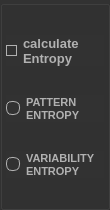
           <widget class="QGroupBox" name="displayGraphs_7">
            <property name="minimumSize">
             <size>
              <width>110</width>
              <height>210</height>
             </size>
            </property>
            <property name="maximumSize">
             <size>
              <width>110</width>
              <height>220</height>
             </size>
            </property>
            <property name="cursor">
             <cursorShape>ArrowCursor</cursorShape>
            </property>
            <property name="styleSheet">
             <string notr="true">QToolTip
{
     border: 1px solid black;
     background-color: #ffa02f;
     padding: 1px;
     border-radius: 3px;
     opacity: 100;
}

QWidget
{
    color: #b1b1b1;
    background-color: #323232;
}

QWidget:item:hover
{
    background-color: QLinearGradient( x1: 0, y1: 0, x2: 0, y2: 1, stop: 0 #ffa02f, stop: 1 #ca0619);
    color: #000000;
}

QWidget:item:selected
{
    background-color: QLinearGradient( x1: 0, y1: 0, x2: 0, y2: 1, stop: 0 #ffa02f, stop: 1 #d7801a);
}

QMenuBar::item
{
    background: transparent;
}

QMenuBar::item:selected
{
    background: transparent;
    border: 1px solid #ffaa00;
}

QMenuBar::item:pressed
{
    background: #444;
    border: 1px solid #000;
    background-color: QLinearGradient(
        x1:0, y1:0,
        x2:0, y2:1,
        stop:1 #212121,
        stop:0.4 #343434/*,
        stop:0.2 #343434,
        stop:0.1 #ffaa00*/
    );
    margin-bottom:-1px;
    padding-bottom:1px;
}

QMenu
{
    border: 1px solid #000;
}

QMenu::item
{
    padding: 2px 20px 2px 20px;
}

QMenu::item:selected
{
    color: #000000;
}

QWidget:disabled
{
    color: #404040;
    background-color: #323232;
}

QAbstractItemView
{
    background-color: QLinearGradient( x1: 0, y1: 0, x2: 0, y2: 1, stop: 0 #4d4d4d, stop: 0.1 #646464, stop: 1 #5d5d5d);
}

QWidget:focus
{
    /*border: 2px solid QLinearGradient( x1: 0, y1: 0, x2: 0, y2: 1, stop: 0 #ffa02f, stop: 1 #d7801a);*/
}

QLineEdit
{
    background-color: QLinearGradient( x1: 0, y1: 0, x2: 0, y2: 1, stop: 0 #4d4d4d, stop: 0 #646464, stop: 1 #5d5d5d);
    padding: 1px;
    border-style: solid;
    border: 1px solid #1e1e1e;
    border-radius: 5;
}

QPushButton
{
    color: #b1b1b1;
    background-color: QLinearGradient( x1: 0, y1: 0, x2: 0, y2: 1, stop: 0 #565656, stop: 0.1 #525252, stop: 0.5 #4e4e4e, stop: 0.9 #4a4a4a, stop: 1 #464646);
    border-width: 1px;
    border-color: #1e1e1e;
    border-style: solid;
    border-radius: 6;
    padding: 3px;
    font-size: 12px;
    padding-left: 5px;
    padding-right: 5px;
}

QPushButton:pressed
{
    background-color: QLinearGradient( x1: 0, y1: 0, x2: 0, y2: 1, stop: 0 #2d2d2d, stop: 0.1 #2b2b2b, stop: 0.5 #292929, stop: 0.9 #282828, stop: 1 #252525);
}

QComboBox
{
    selection-background-color: #ffaa00;
    background-color: QLinearGradient( x1: 0, y1: 0, x2: 0, y2: 1, stop: 0 #565656, stop: 0.1 #525252, stop: 0.5 #4e4e4e, stop: 0.9 #4a4a4a, stop: 1 #464646);
    border-style: solid;
    border: 1px solid #1e1e1e;
    border-radius: 5;
}

QComboBox:hover,QPushButton:hover
{
    border: 2px solid QLinearGradient( x1: 0, y1: 0, x2: 0, y2: 1, stop: 0 #ffa02f, stop: 1 #d7801a);
}


QComboBox:on
{
    padding-top: 3px;
    padding-left: 4px;
    background-color: QLinearGradient( x1: 0, y1: 0, x2: 0, y2: 1, stop: 0 #2d2d2d, stop: 0.1 #2b2b2b, stop: 0.5 #292929, stop: 0.9 #282828, stop: 1 #252525);
    selection-background-color: #ffaa00;
}

QComboBox QAbstractItemView
{
    border: 2px solid darkgray;
    selection-background-color: QLinearGradient( x1: 0, y1: 0, x2: 0, y2: 1, stop: 0 #ffa02f, stop: 1 #d7801a);
}

QComboBox::drop-down
{
     subcontrol-origin: padding;
     subcontrol-position: top right;
     width: 15px;

     border-left-width: 0px;
     border-left-color: darkgray;
     border-left-style: solid; /* just a single line */
     border-top-right-radius: 3px; /* same radius as the QComboBox */
     border-bottom-right-radius: 3px;
 }

QComboBox::down-arrow
{
     image: url(:/down_arrow.png);
}

QGroupBox:focus
{
border: 2px solid QLinearGradient( x1: 0, y1: 0, x2: 0, y2: 1, stop: 0 #ffa02f, stop: 1 #d7801a);
}

QTextEdit:focus
{
    border: 2px solid QLinearGradient( x1: 0, y1: 0, x2: 0, y2: 1, stop: 0 #ffa02f, stop: 1 #d7801a);
}

QScrollBar:horizontal {
     border: 1px solid #222222;
     background: QLinearGradient( x1: 0, y1: 0, x2: 0, y2: 1, stop: 0.0 #121212, stop: 0.2 #282828, stop: 1 #484848);
     height: 7px;
     margin: 0px 16px 0 16px;
}

QScrollBar::handle:horizontal
{
      background: QLinearGradient( x1: 0, y1: 0, x2: 1, y2: 0, stop: 0 #ffa02f, stop: 0.5 #d7801a, stop: 1 #ffa02f);
      min-height: 20px;
      border-radius: 2px;
}

QScrollBar::add-line:horizontal {
      border: 1px solid #1b1b19;
      border-radius: 2px;
      background: QLinearGradient( x1: 0, y1: 0, x2: 1, y2: 0, stop: 0 #ffa02f, stop: 1 #d7801a);
      width: 14px;
      subcontrol-position: right;
      subcontrol-origin: margin;
}

QScrollBar::sub-line:horizontal {
      border: 1px solid #1b1b19;
      border-radius: 2px;
      background: QLinearGradient( x1: 0, y1: 0, x2: 1, y2: 0, stop: 0 #ffa02f, stop: 1 #d7801a);
      width: 14px;
     subcontrol-position: left;
     subcontrol-origin: margin;
}

QScrollBar::right-arrow:horizontal, QScrollBar::left-arrow:horizontal
{
      border: 1px solid black;
      width: 1px;
      height: 1px;
      background: white;
}

QScrollBar::add-page:horizontal, QScrollBar::sub-page:horizontal
{
      background: none;
}

QScrollBar:vertical
{
      background: QLinearGradient( x1: 0, y1: 0, x2: 1, y2: 0, stop: 0.0 #121212, stop: 0.2 #282828, stop: 1 #484848);
      width: 7px;
      margin: 16px 0 16px 0;
      border: 1px solid #222222;
}

QScrollBar::handle:vertical
{
      background: QLinearGradient( x1: 0, y1: 0, x2: 0, y2: 1, stop: 0 #ffa02f, stop: 0.5 #d7801a, stop: 1 #ffa02f);
      min-height: 20px;
      border-radius: 2px;
}

QScrollBar::add-line:vertical
{
      border: 1px solid #1b1b19;
      border-radius: 2px;
      background: QLinearGradient( x1: 0, y1: 0, x2: 0, y2: 1, stop: 0 #ffa02f, stop: 1 #d7801a);
      height: 14px;
      subcontrol-position: bottom;
      subcontrol-origin: margin;
}

QScrollBar::sub-line:vertical
{
      border: 1px solid #1b1b19;
      border-radius: 2px;
      background: QLinearGradient( x1: 0, y1: 0, x2: 0, y2: 1, stop: 0 #d7801a, stop: 1 #ffa02f);
      height: 14px;
      subcontrol-position: top;
      subcontrol-origin: margin;
}

QScrollBar::up-arrow:vertical, QScrollBar::down-arrow:vertical
{
      border: 1px solid black;
      width: 1px;
      height: 1px;
      background: white;
}


QScrollBar::add-page:vertical, QScrollBar::sub-page:vertical
{
      background: none;
}

QTextEdit
{
    background-color: #242424;
}

QPlainTextEdit
{
    background-color: #242424;
}

QHeaderView::section
{
    background-color: QLinearGradient(x1:0, y1:0, x2:0, y2:1, stop:0 #616161, stop: 0.5 #505050, stop: 0.6 #434343, stop:1 #656565);
    color: white;
    padding-left: 4px;
    border: 1px solid #6c6c6c;
}

QCheckBox:disabled
{
color: #414141;
}

QDockWidget::title
{
    text-align: center;
    spacing: 3px; /* spacing between items in the tool bar */
    background-color: QLinearGradient(x1:0, y1:0, x2:0, y2:1, stop:0 #323232, stop: 0.5 #242424, stop:1 #323232);
}

QDockWidget::close-button, QDockWidget::float-button
{
    text-align: center;
    spacing: 1px; /* spacing between items in the tool bar */
    background-color: QLinearGradient(x1:0, y1:0, x2:0, y2:1, stop:0 #323232, stop: 0.5 #242424, stop:1 #323232);
}

QDockWidget::close-button:hover, QDockWidget::float-button:hover
{
    background: #242424;
}

QDockWidget::close-button:pressed, QDockWidget::float-button:pressed
{
    padding: 1px -1px -1px 1px;
}

QMainWindow::separator
{
    background-color: QLinearGradient(x1:0, y1:0, x2:0, y2:1, stop:0 #161616, stop: 0.5 #151515, stop: 0.6 #212121, stop:1 #343434);
    color: white;
    padding-left: 4px;
    border: 1px solid #4c4c4c;
    spacing: 3px; /* spacing between items in the tool bar */
}

QMainWindow::separator:hover
{

    background-color: QLinearGradient(x1:0, y1:0, x2:0, y2:1, stop:0 #d7801a, stop:0.5 #b56c17 stop:1 #ffa02f);
    color: white;
    padding-left: 4px;
    border: 1px solid #6c6c6c;
    spacing: 3px; /* spacing between items in the tool bar */
}

QToolBar::handle
{
     spacing: 3px; /* spacing between items in the tool bar */
     background: url(:/images/handle.png);
}

QMenu::separator
{
    height: 2px;
    background-color: QLinearGradient(x1:0, y1:0, x2:0, y2:1, stop:0 #161616, stop: 0.5 #151515, stop: 0.6 #212121, stop:1 #343434);
    color: white;
    padding-left: 4px;
    margin-left: 10px;
    margin-right: 5px;
}

QProgressBar
{
    border: 2px solid grey;
    border-radius: 5px;
    text-align: center;
}

QProgressBar::chunk
{
    background-color: #d7801a;
    width: 2.15px;
    margin: 0.5px;
}

QTabBar::tab {
    color: #b1b1b1;
    border: 1px solid #444;
    border-bottom-style: none;
    background-color: #323232;
    padding-left: 10px;
    padding-right: 10px;
    padding-top: 3px;
    padding-bottom: 2px;
    margin-right: -1px;
}

QTabWidget::pane {
    border: 1px solid #444;
    top: 1px;
}

QTabBar::tab:last
{
    margin-right: 0; /* the last selected tab has nothing to overlap with on the right */
    border-top-right-radius: 3px;
}

QTabBar::tab:first:!selected
{
 margin-left: 0px; /* the last selected tab has nothing to overlap with on the right */


    border-top-left-radius: 3px;
}

QTabBar::tab:!selected
{
    color: #b1b1b1;
    border-bottom-style: solid;
    margin-top: 3px;
    background-color: QLinearGradient(x1:0, y1:0, x2:0, y2:1, stop:1 #212121, stop:.4 #343434);
}

QTabBar::tab:selected
{
    border-top-left-radius: 3px;
    border-top-right-radius: 3px;
    margin-bottom: 0px;
}

QTabBar::tab:!selected:hover
{
    /*border-top: 2px solid #ffaa00;
    padding-bottom: 3px;*/
    border-top-left-radius: 3px;
    border-top-right-radius: 3px;
    background-color: QLinearGradient(x1:0, y1:0, x2:0, y2:1, stop:1 #212121, stop:0.4 #343434, stop:0.2 #343434, stop:0.1 #ffaa00);
}

QRadioButton::indicator:checked, QRadioButton::indicator:unchecked{
    color: #b1b1b1;
    background-color: #323232;
    border: 1px solid #b1b1b1;
    border-radius: 6px;
}

QRadioButton::indicator:checked
{
    background-color: qradialgradient(
        cx: 0.5, cy: 0.5,
        fx: 0.5, fy: 0.5,
        radius: 1.0,
        stop: 0.25 #ffaa00,
        stop: 0.3 #323232
    );
}

QCheckBox::indicator{
    color: #b1b1b1;
    background-color: #323232;
    border: 1px solid #b1b1b1;
    width: 9px;
    height: 9px;
}

QRadioButton::indicator
{
    border-radius: 6px;
}

QRadioButton::indicator:hover, QCheckBox::indicator:hover
{
    border: 1px solid #ffaa00;
}

QCheckBox::indicator:checked
{
    image:url(:/images/checkbox.png);
}

QCheckBox::indicator:disabled, QRadioButton::indicator:disabled
{
    border: 1px solid #444;
}</string>
            </property>
            <property name="title">
             <string/>
            </property>
            <layout class="QVBoxLayout" name="verticalLayout_12">
             <property name="spacing">
              <number>3</number>
             </property>
             <property name="margin">
              <number>3</number>
             </property>
             <item>
              <widget class="QCheckBox" name="cb_calcEnt">
               <property name="minimumSize">
                <size>
                 <width>0</width>
                 <height>20</height>
                </size>
               </property>
               <property name="font">
                <font>
                 <pointsize>10</pointsize>
                 <weight>75</weight>
                 <bold>true</bold>
                 <stylestrategy>PreferAntialias</stylestrategy>
                </font>
               </property>
               <property name="styleSheet">
                <string notr="true">
QCheckBox::indicator:checked
{
    background-color: qradialgradient(
        cx: 0.5, cy: 0.5,
        fx: 0.5, fy: 0.5,
        radius: 1.0,
        stop: 0.25 #ffaa00,
        stop: 0.3 #323232
    );
}</string>
               </property>
               <property name="text">
                <string>calculate 
Entropy</string>
               </property>
               <property name="checked">
                <bool>false</bool>
               </property>
              </widget>
             </item>
             <item>
              <widget class="QRadioButton" name="cb_calcPat">
               <property name="minimumSize">
                <size>
                 <width>0</width>
                 <height>20</height>
                </size>
               </property>
               <property name="font">
                <font>
                 <pointsize>8</pointsize>
                 <weight>75</weight>
                 <bold>true</bold>
                 <stylestrategy>PreferAntialias</stylestrategy>
                </font>
               </property>
               <property name="text">
                <string>PATTERN 
ENTROPY</string>
               </property>
               <property name="checked">
                <bool>true</bool>
               </property>
              </widget>
             </item>
             <item>
              <widget class="QRadioButton" name="cb_calcVar">
               <property name="minimumSize">
                <size>
                 <width>0</width>
                 <height>20</height>
                </size>
               </property>
               <property name="font">
                <font>
                 <pointsize>8</pointsize>
                 <weight>75</weight>
                 <bold>true</bold>
                 <stylestrategy>PreferAntialias</stylestrategy>
                </font>
               </property>
               <property name="text">
                <string>VARIABILITY
ENTROPY</string>
               </property>
               <property name="checked">
                <bool>false</bool>
               </property>
              </widget>
             </item>
            </layout>
           </widget>
